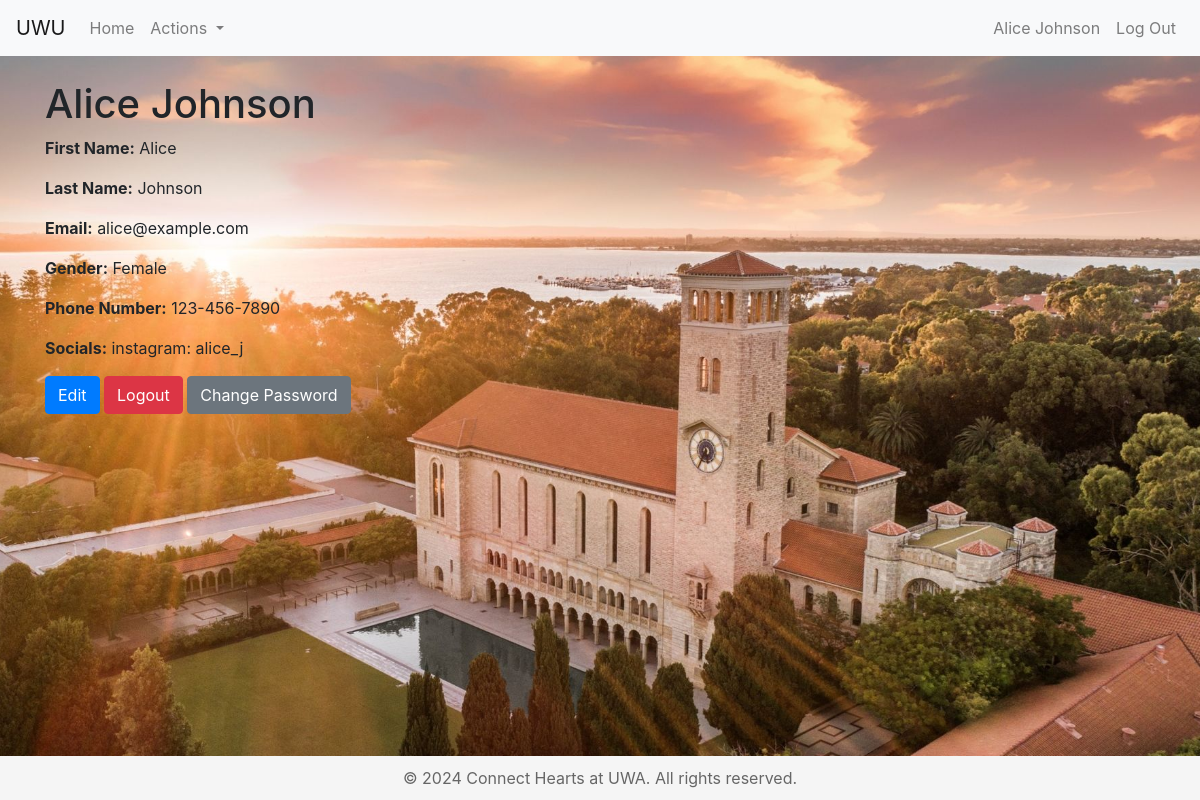
The app's page /auth/account (signed in) with its own data.
### models.py (models this page shows)
class User(db.Model):
    user_id = db.Column(db.Integer, primary_key=True)
    first_name = db.Column(db.String(100), nullable=False)
    last_name = db.Column(db.String(100), nullable=False)
    gender = db.Column(db.String(50))
    email = db.Column(db.String(100), unique=True, nullable=False)
    password_hash = db.Column(db.String(128), nullable=False)
    phone_number = db.Column(db.String(50))
    socials = db.Column(db.Text)
    posts = db.relationship("Post", backref="author", lazy=True)
    replies = db.relationship("Reply", backref="replier", lazy=True)

### blueprints/auth.py (the view)
@auth.route("/account", methods=["GET", "POST"])
def account():
    if "user_id" not in session:
        flash("You must be logged in to access this page.", "danger")
        return redirect(url_for("auth.login"))
    user = User.query.get(session["user_id"])
    if request.method == "POST":
        user.email = request.form.get("email", user.email)
        user.first_name = request.form.get("first_name", user.first_name)
        user.last_name = request.form.get("last_name", user.last_name)
        db.session.commit()
        flash("Your account has been updated.", "success")
    return render_template("account.html", user=user)

### templates/account.html (shortened to what this page needs)
{% extends "base.html" %}
{% block content %}
<div class="container mt-4">
  <h1>{{ user.first_name }} {{ user.last_name }}</h1>
  <p><strong>First Name:</strong> {{ user.first_name }}</p>
  <p><strong>Last Name:</strong> {{ user.last_name }}</p>
  <p><strong>Email:</strong> {{ user.email }}</p>
  <p><strong>Gender:</strong> {{ user.gender or 'Not provided' }}</p>
  <p><strong>Phone Number:</strong> {{ user.phone_number or 'Not provided' }}</p>
  <p><strong>Socials:</strong> {{ user.socials or 'Not provided' }}</p>
  <button class="btn btn-primary" id="editButton">Edit</button>
  <a href="{{ url_for('auth.logout') }}" class="btn btn-danger">Logout</a>
  <button class="btn btn-secondary" id="changePasswordButton">Change Password</button>
</div>
{% endblock %}

### static/css/style.css (style rules this page uses)
html, body { height: 100%; margin: 0; padding: 0; display: flex; flex-direction: column; }
body { background-image: url("../images/uwa-sunrise-crop.jpg"); background-size: cover; background-position: center; }

### records on screen
User: first_name "Alice", last_name "Johnson", email "alice@example.com", gender "Female", phone_number "123-456-7890", socials "instagram: alice_j"

### other values on screen
{{ session['user_name'] }} "Alice Johnson"
